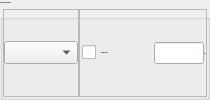
                 <widget class="QGroupBox" name="groupBox_toolsCopy">
                  <property name="minimumSize">
                   <size>
                    <width>0</width>
                    <height>65</height>
                   </size>
                  </property>
                  <property name="font">
                   <font>
                    <family>DroidSans</family>
                    <pointsize>-1</pointsize>
                    <weight>75</weight>
                    <italic>false</italic>
                    <bold>true</bold>
                   </font>
                  </property>
                  <property name="title">
                   <string>Ferramentas de cópia</string>
                  </property>
                  <property name="flat">
                   <bool>true</bool>
                  </property>
                  <layout class="QGridLayout" name="gridLayout_21">
                   <property name="leftMargin">
                    <number>0</number>
                   </property>
                   <property name="topMargin">
                    <number>0</number>
                   </property>
                   <property name="rightMargin">
                    <number>0</number>
                   </property>
                   <property name="bottomMargin">
                    <number>0</number>
                   </property>
                   <property name="spacing">
                    <number>0</number>
                   </property>
                   <item row="0" column="0">
                    <layout class="QGridLayout" name="gridLayout_112">
                     <property name="verticalSpacing">
                      <number>2</number>
                     </property>
                     <item row="0" column="1">
                      <widget class="QFrame" name="frame_split">
                       <property name="maximumSize">
                        <size>
                         <width>250</width>
                         <height>16777215</height>
                        </size>
                       </property>
                       <property name="frameShape">
                        <enum>QFrame::StyledPanel</enum>
                       </property>
                       <property name="frameShadow">
                        <enum>QFrame::Raised</enum>
                       </property>
                       <layout class="QGridLayout" name="gridLayout_111">
                        <property name="leftMargin">
                         <number>2</number>
                        </property>
                        <property name="topMargin">
                         <number>0</number>
                        </property>
                        <property name="rightMargin">
                         <number>0</number>
                        </property>
                        <property name="bottomMargin">
                         <number>0</number>
                        </property>
                        <property name="spacing">
                         <number>0</number>
                        </property>
                        <item row="0" column="0">
                         <layout class="QGridLayout" name="gridLayout_110">
                          <property name="verticalSpacing">
                           <number>2</number>
                          </property>
                          <item row="0" column="1">
                           <widget class="QCheckBox" name="checkBox_split">
                            <property name="text">
                             <string>Dividir a cada</string>
                            </property>
                           </widget>
                          </item>
                          <item row="0" column="3">
                           <widget class="QLineEdit" name="lineEdit_split">
                            <property name="minimumSize">
                             <size>
                              <width>50</width>
                              <height>0</height>
                             </size>
                            </property>
                            <property name="maximumSize">
                             <size>
                              <width>50</width>
                              <height>16777215</height>
                             </size>
                            </property>
                            <property name="text">
                             <string>1</string>
                            </property>
                            <property name="alignment">
                             <set>Qt::AlignRight|Qt::AlignTrailing|Qt::AlignVCenter</set>
                            </property>
                           </widget>
                          </item>
                          <item row="0" column="4">
                           <widget class="QLabel" name="label_20">
                            <property name="text">
                             <string>GB</string>
                            </property>
                           </widget>
                          </item>
                          <item row="0" column="2">
                           <spacer name="horizontalSpacer_23">
                            <property name="orientation">
                             <enum>Qt::Horizontal</enum>
                            </property>
                            <property name="sizeHint" stdset="0">
                             <size>
                              <width>40</width>
                              <height>20</height>
                             </size>
                            </property>
                           </spacer>
                          </item>
                         </layout>
                        </item>
                       </layout>
                      </widget>
                     </item>
                     <item row="0" column="0">
                      <widget class="QFrame" name="frame_22">
                       <property name="frameShape">
                        <enum>QFrame::StyledPanel</enum>
                       </property>
                       <property name="frameShadow">
                        <enum>QFrame::Raised</enum>
                       </property>
                       <layout class="QGridLayout" name="gridLayout_113">
                        <property name="leftMargin">
                         <number>0</number>
                        </property>
                        <property name="topMargin">
                         <number>0</number>
                        </property>
                        <property name="rightMargin">
                         <number>0</number>
                        </property>
                        <property name="bottomMargin">
                         <number>0</number>
                        </property>
                        <property name="spacing">
                         <number>0</number>
                        </property>
                        <item row="0" column="0">
                         <widget class="QComboBox" name="comboBox_bitwiseTools">
                          <property name="minimumSize">
                           <size>
                            <width>74</width>
                            <height>23</height>
                           </size>
                          </property>
                          <property name="maximumSize">
                           <size>
                            <width>16777215</width>
                            <height>23</height>
                           </size>
                          </property>
                          <property name="styleSheet">
                           <string notr="true"/>
                          </property>
                          <property name="frame">
                           <bool>true</bool>
                          </property>
                         </widget>
                        </item>
                       </layout>
                      </widget>
                     </item>
                    </layout>
                   </item>
                  </layout>
                 </widget>
